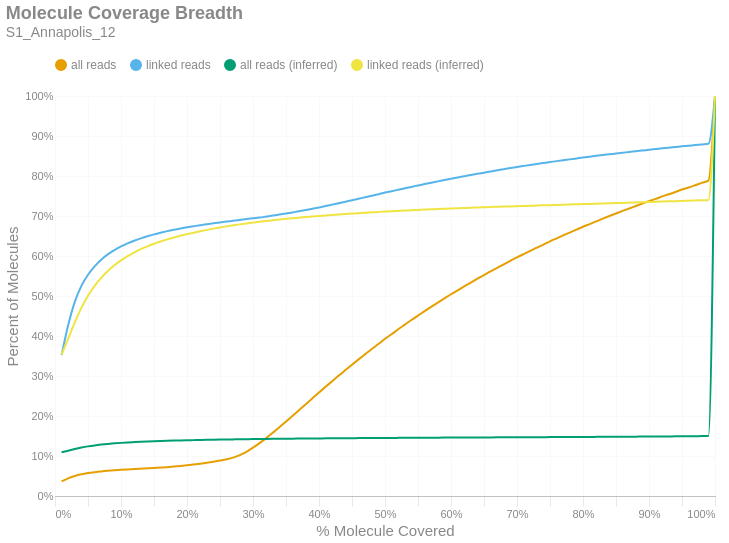

Here is the notebook cell this chart was saved with:
### Markdown cell above
### Molecule Read Coverage
This chart shows molecule coverage breadth as computed by the number of bases aligned to that molecule. In other words, "*how much of each unique long molecule is actually sequenced/aligned?*" Keep in mind there is a distinction between sequences and alignments, since some sequences belonging to a particular molecule may not align well and wouldn't appear in the alignment data. This chart also shows molecule coverage breadth as computed by the *inferred fragment* from which the aligned sequences originate. Unlike read coverage, this calculation takes into account the total insert size, including unsequenced gaps between the forward and reverse reads. Like the previous figures, these are cumulative percents.

### Code cell
if SKIPLR:
    print_html(f"Skipped")
else:
    binned_df = consolidated_hist(valids['coverage_bp'], mask, 0.01, True)
    binned_df_inf = consolidated_hist(valids['coverage_inserts'], mask, 0.01, True)
    binned_df = binned_df.with_columns(pl.lit(binned_df_inf['all reads (cumsum)']).alias('all reads (inferred)'))
    binned_df = binned_df.with_columns(pl.lit(binned_df_inf['linked reads (cumsum)']).alias('linked reads (inferred)'))
    binned_df = binned_df.with_columns(
        (pl.col('bin').cast(pl.Float64) + 0.01).alias('right_edge')
    )

    with SafeRender(binned_df):
        (
            density_plot(binned_df, 'Molecule Coverage Breadth', samplename, 'molcov', ['all reads (inferred)','linked reads (inferred)'])
            .encode(
                #x=alt.X('bin:Q', title="% Molecule Covered").axis(format = '%').scale(padding=0),
                x=alt.X('right_edge:Q', title="% Molecule Covered").axis(format='%').scale(padding=0),
                y=alt.Y('value:Q', title='Percent of Molecules')
                    .axis(format='%')
                    .stack(False)
                    .scale(domainMin=0, padding=0),
                color=alt.Color("key:N").scale(domain = ["all reads", "linked reads", "all reads (inferred)", "linked reads (inferred)"]),
                tooltip = [
                    alt.Tooltip("key:N", title = "Data Type"),
                    alt.Tooltip("range_label:N", title="% Molecule Covered"),
                    alt.Tooltip("value:Q", format = ".2%", title="% Molecules")
                ]
            )
        ).display()

### Figure 1 — Vega-Lite specification as saved in the notebook (floating-point values rounded to 4 significant figures)
{"width": "container", "height": 400, "config": {"title": {"anchor": "start", "dy": -15, "fontSize": 18, "color": "#888888", "subtitleColor": "#888888", "subtitleFontSize": 14}, "arc": {"fill": "#0072B2"}, "axis": {"domainColor": "#888888", "domainWidth": 0.5, "gridWidth": 0.2, "grid": false, "titleFontWeight": 400, "titleFontSize": 15, "labelFontSize": 11, "labelColor": "#888888", "tickColor": "#888888", "tickWidth": 0.2, "titleColor": "#888888"}, "axisBand": {"grid": false}, "axisX": {"grid": true, "tickSize": 10, "domainCap": "round"}, "axisY": {"domain": false, "grid": true, "tickSize": 0, "domainCap": "round"}, "background": "transparent", "header": {"labelFontSize": 15, "labelColor": "#888888", "titleFontSize": 15, "titleFontWeight": 600, "titleColor": "#888888"}, "legend": {"labelFont": "sans-serif", "labelFontSize": 12, "labelColor": "#888888", "symbolSize": 100, "symbolType": "circle", "titleFontSize": 12, "titlePadding": 10, "titleColor": "#888888", "title": null, "orient": "top"}, "range": {"category": ["#E69F00", "#56B4E9", "#009E73", "#F0E442", "#0072B2", "#D55E00", "#CC79A7", "#000000"], "diverging": ["#cfe8f3", "#a2d4ec", "#73bfe2", "#46abdb", "#1696d2", "#12719e"]}, "area": {"fill": "#0072B2", "fillOpacity": 0.7, "line": true, "strokeOpacity": 0.7}, "line": {"color": "#0072B2", "stroke": "#0072B2", "strokeWidth": 2}, "trail": {"color": "#0072B2", "stroke": "#0072B2", "strokeWidth": 0, "size": 1}, "point": {"filled": true, "fillOpacity": 1.0, "size": 95}, "text": {"color": "#888888", "fontSize": 11, "align": "right", "fontWeight": 400, "size": 11}, "bar": {"fill": "#0072B2", "stroke": null}, "view": {"stroke": null, "continuousWidth": 660, "continuousHeight": 400}}, "data": {"name": "data-baf6a26a6a56217ae2dc08efdd5540b5"}, "mark": {"type": "line", "interpolate": "monotone", "point": {"opacity": 0, "size": 275}}, "encoding": {"color": {"field": "key", "scale": {"domain": ["all reads", "linked reads", "all reads (inferred)", "linked reads (inferred)"]}, "type": "nominal"}, "tooltip": [{"field": "key", "title": "Data Type", "type": "nominal"}, {"field": "range_label", "title": "% Molecule Covered", "type": "nominal"}, {"field": "value", "format": ".2%", "title": "% Molecules", "type": "quantitative"}], "x": {"axis": {"format": "%"}, "field": "right_edge", "scale": {"padding": 0}, "title": "% Molecule Covered", "type": "quantitative"}, "y": {"axis": {"format": "%"}, "field": "value", "scale": {"domainMin": 0, "padding": 0}, "stack": false, "title": "Percent of Molecules", "type": "quantitative"}}, "params": [{"name": "param_c36ac31b6afebe62", "select": {"type": "point", "fields": ["key"]}, "bind": "legend"}], "title": {"text": "Molecule Coverage Breadth", "subtitle": "S1_Annapolis_12"}, "transform": [{"fold": ["all reads (cumsum)", "linked reads (cumsum)", "all reads (inferred)", "linked reads (inferred)"]}, {"calculate": "replace(datum.key, ' (cumsum)', '')", "as": "key"}, {"filter": {"param": "param_c36ac31b6afebe62"}}], "usermeta": {"embedOptions": {"downloadFileName": "S1_Annapolis_12.molcov"}}, "$schema": "https://vega.github.io/schema/vega-lite/v6.1.0.json", "datasets": {"data-baf6a26a6a56217ae2dc08efdd5540b5": [{"bin": "0.0", "interval": "0.0-0.01", "all reads": 0.03657, "linked reads": 0.3522, "all reads (cumsum)": 0.03657, "linked reads (cumsum)": 0.3522, "range_label": "0.0-0.01", "all reads (inferred)": 0.1092, "linked reads (inferred)": 0.3534, "right_edge": 0.01}, {"bin": "0.01", "interval": "0.01-0.02", "all reads": 0.007678, "linked reads": 0.07506, "all reads (cumsum)": 0.04425, "linked reads (cumsum)": 0.4273, "range_label": "0.01-0.02", "all reads (inferred)": 0.1133, "linked reads (inferred)": 0.3938, "right_edge": 0.02}, {"bin": "0.02", "interval": "0.02-0.03", "all reads": 0.00593, "linked reads": 0.05803, "all reads (cumsum)": 0.05018, "linked reads (cumsum)": 0.4853, "range_label": "0.02-0.03", "all reads (inferred)": 0.1174, "linked reads (inferred)": 0.4343, "right_edge": 0.03}, {"bin": "0.03", "interval": "0.03-0.04", "all reads": 0.004187, "linked reads": 0.03993, "all reads (cumsum)": 0.05436, "linked reads (cumsum)": 0.5252, "range_label": "0.03-0.04", "all reads (inferred)": 0.121, "linked reads (inferred)": 0.4704, "right_edge": 0.04}, {"bin": "0.04", "interval": "0.04-0.05", "all reads": 0.002946, "linked reads": 0.02795, "all reads (cumsum)": 0.05731, "linked reads (cumsum)": 0.5532, "range_label": "0.04-0.05", "all reads (inferred)": 0.1241, "linked reads (inferred)": 0.5007, "right_edge": 0.05}, {"bin": "0.05", "interval": "0.05-0.06", "all reads": 0.002282, "linked reads": 0.02105, "all reads (cumsum)": 0.05959, "linked reads (cumsum)": 0.5742, "range_label": "0.05-0.06", "all reads (inferred)": 0.1265, "linked reads (inferred)": 0.5254, "right_edge": 0.06}, {"bin": "0.06", "interval": "0.06-0.07", "all reads": 0.001833, "linked reads": 0.01658, "all reads (cumsum)": 0.06142, "linked reads (cumsum)": 0.5908, "range_label": "0.06-0.07", "all reads (inferred)": 0.1285, "linked reads (inferred)": 0.5455, "right_edge": 0.07}, {"bin": "0.07", "interval": "0.07-0.08", "all reads": 0.001492, "linked reads": 0.01329, "all reads (cumsum)": 0.06292, "linked reads (cumsum)": 0.6041, "range_label": "0.07-0.08", "all reads (inferred)": 0.1302, "linked reads (inferred)": 0.5624, "right_edge": 0.08}, {"bin": "0.08", "interval": "0.08-0.09", "all reads": 0.001261, "linked reads": 0.01066, "all reads (cumsum)": 0.06418, "linked reads (cumsum)": 0.6148, "range_label": "0.08-0.09", "all reads (inferred)": 0.1316, "linked reads (inferred)": 0.5769, "right_edge": 0.09}, {"bin": "0.09", "interval": "0.09-0.1", "all reads": 0.00115, "linked reads": 0.009163, "all reads (cumsum)": 0.06533, "linked reads (cumsum)": 0.6239, "range_label": "0.09-0.1", "all reads (inferred)": 0.1328, "linked reads (inferred)": 0.5891, "right_edge": 0.1}, {"bin": "0.1", "interval": "0.1-0.11", "all reads": 0.001008, "linked reads": 0.007541, "all reads (cumsum)": 0.06634, "linked reads (cumsum)": 0.6315, "range_label": "0.1-0.11", "all reads (inferred)": 0.1339, "linked reads (inferred)": 0.5997, "right_edge": 0.11}, {"bin": "0.11", "interval": "0.11-0.12", "all reads": 0.0009589, "linked reads": 0.006732, "all reads (cumsum)": 0.0673, "linked reads (cumsum)": 0.6382, "range_label": "0.11-0.12", "all reads (inferred)": 0.1348, "linked reads (inferred)": 0.6087, "right_edge": 0.12}, {"bin": "0.12", "interval": "0.12-0.13", "all reads": 0.0008897, "linked reads": 0.005899, "all reads (cumsum)": 0.06819, "linked reads (cumsum)": 0.6441, "range_label": "0.12-0.13", "all reads (inferred)": 0.1356, "linked reads (inferred)": 0.617, "right_edge": 0.13}, {"bin": "0.13", "interval": "0.13-0.14", "all reads": 0.0008823, "linked reads": 0.005351, "all reads (cumsum)": 0.06907, "linked reads (cumsum)": 0.6494, "range_label": "0.13-0.14", "all reads (inferred)": 0.1363, "linked reads (inferred)": 0.6242, "right_edge": 0.14}, {"bin": "0.14", "interval": "0.14-0.15", "all reads": 0.0009086, "linked reads": 0.00468, "all reads (cumsum)": 0.06998, "linked reads (cumsum)": 0.6541, "range_label": "0.14-0.15", "all reads (inferred)": 0.1369, "linked reads (inferred)": 0.6307, "right_edge": 0.15}, {"bin": "0.15", "interval": "0.15-0.16", "all reads": 0.001, "linked reads": 0.004059, "all reads (cumsum)": 0.07098, "linked reads (cumsum)": 0.6582, "range_label": "0.15-0.16", "all reads (inferred)": 0.1375, "linked reads (inferred)": 0.6363, "right_edge": 0.16}, {"bin": "0.16", "interval": "0.16-0.17", "all reads": 0.001175, "linked reads": 0.004006, "all reads (cumsum)": 0.07215, "linked reads (cumsum)": 0.6622, "range_label": "0.16-0.17", "all reads (inferred)": 0.138, "linked reads (inferred)": 0.6416, "right_edge": 0.17}, {"bin": "0.17", "interval": "0.17-0.18", "all reads": 0.001364, "linked reads": 0.003529, "all reads (cumsum)": 0.07352, "linked reads (cumsum)": 0.6657, "range_label": "0.17-0.18", "all reads (inferred)": 0.1385, "linked reads (inferred)": 0.6464, "right_edge": 0.18}, {"bin": "0.18", "interval": "0.18-0.19", "all reads": 0.001573, "linked reads": 0.003175, "all reads (cumsum)": 0.07509, "linked reads (cumsum)": 0.6689, "range_label": "0.18-0.19", "all reads (inferred)": 0.1389, "linked reads (inferred)": 0.6508, "right_edge": 0.19}, {"bin": "0.19", "interval": "0.19-0.2", "all reads": 0.001743, "linked reads": 0.002914, "all reads (cumsum)": 0.07683, "linked reads (cumsum)": 0.6718, "range_label": "0.19-0.2", "all reads (inferred)": 0.1393, "linked reads (inferred)": 0.6546, "right_edge": 0.2}, {"bin": "0.2", "interval": "0.2-0.21", "all reads": 0.001935, "linked reads": 0.002692, "all reads (cumsum)": 0.07877, "linked reads (cumsum)": 0.6745, "range_label": "0.2-0.21", "all reads (inferred)": 0.1397, "linked reads (inferred)": 0.6583, "right_edge": 0.21}, {"bin": "0.21", "interval": "0.21-0.22", "all reads": 0.002126, "linked reads": 0.002579, "all reads (cumsum)": 0.08089, "linked reads (cumsum)": 0.6771, "range_label": "0.21-0.22", "all reads (inferred)": 0.14, "linked reads (inferred)": 0.6619, "right_edge": 0.22}, {"bin": "0.22", "interval": "0.22-0.23", "all reads": 0.002312, "linked reads": 0.002324, "all reads (cumsum)": 0.08321, "linked reads (cumsum)": 0.6794, "range_label": "0.22-0.23", "all reads (inferred)": 0.1404, "linked reads (inferred)": 0.6653, "right_edge": 0.23}, {"bin": "0.23", "interval": "0.23-0.24", "all reads": 0.002544, "linked reads": 0.002314, "all reads (cumsum)": 0.08575, "linked reads (cumsum)": 0.6817, "range_label": "0.23-0.24", "all reads (inferred)": 0.1407, "linked reads (inferred)": 0.6685, "right_edge": 0.24}, {"bin": "0.24", "interval": "0.24-0.25", "all reads": 0.002814, "linked reads": 0.002179, "all reads (cumsum)": 0.08856, "linked reads (cumsum)": 0.6839, "range_label": "0.24-0.25", "all reads (inferred)": 0.141, "linked reads (inferred)": 0.6714, "right_edge": 0.25}, {"bin": "0.25", "interval": "0.25-0.26", "all reads": 0.00321, "linked reads": 0.002109, "all reads (cumsum)": 0.09177, "linked reads (cumsum)": 0.686, "range_label": "0.25-0.26", "all reads (inferred)": 0.1413, "linked reads (inferred)": 0.6741, "right_edge": 0.26}, {"bin": "0.26", "interval": "0.26-0.27", "all reads": 0.004232, "linked reads": 0.002017, "all reads (cumsum)": 0.096, "linked reads (cumsum)": 0.688, "range_label": "0.26-0.27", "all reads (inferred)": 0.1415, "linked reads (inferred)": 0.6766, "right_edge": 0.27}, {"bin": "0.27", "interval": "0.27-0.28", "all reads": 0.006198, "linked reads": 0.002059, "all reads (cumsum)": 0.1022, "linked reads (cumsum)": 0.6901, "range_label": "0.27-0.28", "all reads (inferred)": 0.1418, "linked reads (inferred)": 0.679, "right_edge": 0.28}, {"bin": "0.28", "interval": "0.28-0.29", "all reads": 0.008305, "linked reads": 0.002133, "all reads (cumsum)": 0.1105, "linked reads (cumsum)": 0.6922, "range_label": "0.28-0.29", "all reads (inferred)": 0.142, "linked reads (inferred)": 0.6812, "right_edge": 0.29}, {"bin": "0.29", "interval": "0.29-0.3", "all reads": 0.01034, "linked reads": 0.00202, "all reads (cumsum)": 0.1208, "linked reads (cumsum)": 0.6942, "range_label": "0.29-0.3", "all reads (inferred)": 0.1422, "linked reads (inferred)": 0.6834, "right_edge": 0.3}, {"bin": "0.3", "interval": "0.3-0.31", "all reads": 0.01145, "linked reads": 0.001971, "all reads (cumsum)": 0.1323, "linked reads (cumsum)": 0.6962, "range_label": "0.3-0.31", "all reads (inferred)": 0.1424, "linked reads (inferred)": 0.6856, "right_edge": 0.31}, {"bin": "0.31", "interval": "0.31-0.32", "all reads": 0.01243, "linked reads": 0.002391, "all reads (cumsum)": 0.1447, "linked reads (cumsum)": 0.6986, "range_label": "0.31-0.32", "all reads (inferred)": 0.1426, "linked reads (inferred)": 0.6876, "right_edge": 0.32}, {"bin": "0.32", "interval": "0.32-0.33", "all reads": 0.01347, "linked reads": 0.002416, "all reads (cumsum)": 0.1582, "linked reads (cumsum)": 0.701, "range_label": "0.32-0.33", "all reads (inferred)": 0.1428, "linked reads (inferred)": 0.6894, "right_edge": 0.33}, {"bin": "0.33", "interval": "0.33-0.34", "all reads": 0.01367, "linked reads": 0.002494, "all reads (cumsum)": 0.1719, "linked reads (cumsum)": 0.7035, "range_label": "0.33-0.34", "all reads (inferred)": 0.143, "linked reads (inferred)": 0.6911, "right_edge": 0.34}, {"bin": "0.34", "interval": "0.34-0.35", "all reads": 0.01413, "linked reads": 0.002684, "all reads (cumsum)": 0.186, "linked reads (cumsum)": 0.7062, "range_label": "0.34-0.35", "all reads (inferred)": 0.1432, "linked reads (inferred)": 0.6929, "right_edge": 0.35}, {"bin": "0.35", "interval": "0.35-0.36", "all reads": 0.01451, "linked reads": 0.00279, "all reads (cumsum)": 0.2005, "linked reads (cumsum)": 0.709, "range_label": "0.35-0.36", "all reads (inferred)": 0.1433, "linked reads (inferred)": 0.6944, "right_edge": 0.36}, {"bin": "0.36", "interval": "0.36-0.37", "all reads": 0.01447, "linked reads": 0.002858, "all reads (cumsum)": 0.215, "linked reads (cumsum)": 0.7118, "range_label": "0.36-0.37", "all reads (inferred)": 0.1435, "linked reads (inferred)": 0.6959, "right_edge": 0.37}, {"bin": "0.37", "interval": "0.37-0.38", "all reads": 0.01461, "linked reads": 0.003175, "all reads (cumsum)": 0.2296, "linked reads (cumsum)": 0.715, "range_label": "0.37-0.38", "all reads (inferred)": 0.1437, "linked reads (inferred)": 0.6973, "right_edge": 0.38}, {"bin": "0.38", "interval": "0.38-0.39", "all reads": 0.01454, "linked reads": 0.003041, "all reads (cumsum)": 0.2441, "linked reads (cumsum)": 0.7181, "range_label": "0.38-0.39", "all reads (inferred)": 0.1438, "linked reads (inferred)": 0.6988, "right_edge": 0.39}, {"bin": "0.39", "interval": "0.39-0.4", "all reads": 0.01464, "linked reads": 0.003288, "all reads (cumsum)": 0.2588, "linked reads (cumsum)": 0.7213, "range_label": "0.39-0.4", "all reads (inferred)": 0.1439, "linked reads (inferred)": 0.7001, "right_edge": 0.4}, {"bin": "0.4", "interval": "0.4-0.41", "all reads": 0.0141, "linked reads": 0.003416, "all reads (cumsum)": 0.2729, "linked reads (cumsum)": 0.7248, "range_label": "0.4-0.41", "all reads (inferred)": 0.1441, "linked reads (inferred)": 0.7014, "right_edge": 0.41}, {"bin": "0.41", "interval": "0.41-0.42", "all reads": 0.01414, "linked reads": 0.003684, "all reads (cumsum)": 0.287, "linked reads (cumsum)": 0.7284, "range_label": "0.41-0.42", "all reads (inferred)": 0.1442, "linked reads (inferred)": 0.7026, "right_edge": 0.42}, {"bin": "0.42", "interval": "0.42-0.43", "all reads": 0.01411, "linked reads": 0.003592, "all reads (cumsum)": 0.3011, "linked reads (cumsum)": 0.732, "range_label": "0.42-0.43", "all reads (inferred)": 0.1443, "linked reads (inferred)": 0.7038, "right_edge": 0.43}, {"bin": "0.43", "interval": "0.43-0.44", "all reads": 0.01364, "linked reads": 0.003779, "all reads (cumsum)": 0.3147, "linked reads (cumsum)": 0.7358, "range_label": "0.43-0.44", "all reads (inferred)": 0.1445, "linked reads (inferred)": 0.7051, "right_edge": 0.44}, {"bin": "0.44", "interval": "0.44-0.45", "all reads": 0.01354, "linked reads": 0.003592, "all reads (cumsum)": 0.3283, "linked reads (cumsum)": 0.7394, "range_label": "0.44-0.45", "all reads (inferred)": 0.1446, "linked reads (inferred)": 0.7061, "right_edge": 0.45}, {"bin": "0.45", "interval": "0.45-0.46", "all reads": 0.01333, "linked reads": 0.003861, "all reads (cumsum)": 0.3416, "linked reads (cumsum)": 0.7433, "range_label": "0.45-0.46", "all reads (inferred)": 0.1447, "linked reads (inferred)": 0.7071, "right_edge": 0.46}, {"bin": "0.46", "interval": "0.46-0.47", "all reads": 0.01298, "linked reads": 0.003642, "all reads (cumsum)": 0.3546, "linked reads (cumsum)": 0.7469, "range_label": "0.46-0.47", "all reads (inferred)": 0.1448, "linked reads (inferred)": 0.7082, "right_edge": 0.47}, {"bin": "0.47", "interval": "0.47-0.48", "all reads": 0.01295, "linked reads": 0.003734, "all reads (cumsum)": 0.3675, "linked reads (cumsum)": 0.7506, "range_label": "0.47-0.48", "all reads (inferred)": 0.1449, "linked reads (inferred)": 0.7091, "right_edge": 0.48}, {"bin": "0.48", "interval": "0.48-0.49", "all reads": 0.01228, "linked reads": 0.003857, "all reads (cumsum)": 0.3798, "linked reads (cumsum)": 0.7545, "range_label": "0.48-0.49", "all reads (inferred)": 0.145, "linked reads (inferred)": 0.71, "right_edge": 0.49}, {"bin": "0.49", "interval": "0.49-0.5", "all reads": 0.01331, "linked reads": 0.004006, "all reads (cumsum)": 0.3931, "linked reads (cumsum)": 0.7585, "range_label": "0.49-0.5", "all reads (inferred)": 0.1451, "linked reads (inferred)": 0.711, "right_edge": 0.5}, {"bin": "0.5", "interval": "0.5-0.51", "all reads": 0.01123, "linked reads": 0.003465, "all reads (cumsum)": 0.4044, "linked reads (cumsum)": 0.762, "range_label": "0.5-0.51", "all reads (inferred)": 0.1452, "linked reads (inferred)": 0.7119, "right_edge": 0.51}, {"bin": "0.51", "interval": "0.51-0.52", "all reads": 0.01235, "linked reads": 0.003691, "all reads (cumsum)": 0.4167, "linked reads (cumsum)": 0.7657, "range_label": "0.51-0.52", "all reads (inferred)": 0.1453, "linked reads (inferred)": 0.7127, "right_edge": 0.52}, {"bin": "0.52", "interval": "0.52-0.53", "all reads": 0.01167, "linked reads": 0.00373, "all reads (cumsum)": 0.4284, "linked reads (cumsum)": 0.7694, "range_label": "0.52-0.53", "all reads (inferred)": 0.1454, "linked reads (inferred)": 0.7136, "right_edge": 0.53}, {"bin": "0.53", "interval": "0.53-0.54", "all reads": 0.01153, "linked reads": 0.003359, "all reads (cumsum)": 0.4399, "linked reads (cumsum)": 0.7728, "range_label": "0.53-0.54", "all reads (inferred)": 0.1455, "linked reads (inferred)": 0.7144, "right_edge": 0.54}, {"bin": "0.54", "interval": "0.54-0.55", "all reads": 0.01107, "linked reads": 0.003589, "all reads (cumsum)": 0.451, "linked reads (cumsum)": 0.7763, "range_label": "0.54-0.55", "all reads (inferred)": 0.1456, "linked reads (inferred)": 0.7152, "right_edge": 0.55}, {"bin": "0.55", "interval": "0.55-0.56", "all reads": 0.01117, "linked reads": 0.003419, "all reads (cumsum)": 0.4622, "linked reads (cumsum)": 0.7798, "range_label": "0.55-0.56", "all reads (inferred)": 0.1457, "linked reads (inferred)": 0.7159, "right_edge": 0.56}, {"bin": "0.56", "interval": "0.56-0.57", "all reads": 0.01083, "linked reads": 0.003483, "all reads (cumsum)": 0.473, "linked reads (cumsum)": 0.7832, "range_label": "0.56-0.57", "all reads (inferred)": 0.1458, "linked reads (inferred)": 0.7166, "right_edge": 0.57}, {"bin": "0.57", "interval": "0.57-0.58", "all reads": 0.01055, "linked reads": 0.003306, "all reads (cumsum)": 0.4835, "linked reads (cumsum)": 0.7865, "range_label": "0.57-0.58", "all reads (inferred)": 0.1459, "linked reads (inferred)": 0.7174, "right_edge": 0.58}, {"bin": "0.58", "interval": "0.58-0.59", "all reads": 0.01044, "linked reads": 0.00338, "all reads (cumsum)": 0.494, "linked reads (cumsum)": 0.7899, "range_label": "0.58-0.59", "all reads (inferred)": 0.1459, "linked reads (inferred)": 0.7181, "right_edge": 0.59}, {"bin": "0.59", "interval": "0.59-0.6", "all reads": 0.01038, "linked reads": 0.003288, "all reads (cumsum)": 0.5043, "linked reads (cumsum)": 0.7932, "range_label": "0.59-0.6", "all reads (inferred)": 0.146, "linked reads (inferred)": 0.7188, "right_edge": 0.6}, {"bin": "0.6", "interval": "0.6-0.61", "all reads": 0.009767, "linked reads": 0.003214, "all reads (cumsum)": 0.5141, "linked reads (cumsum)": 0.7964, "range_label": "0.6-0.61", "all reads (inferred)": 0.1461, "linked reads (inferred)": 0.7194, "right_edge": 0.61}, {"bin": "0.61", "interval": "0.61-0.62", "all reads": 0.01001, "linked reads": 0.002932, "all reads (cumsum)": 0.5241, "linked reads (cumsum)": 0.7994, "range_label": "0.61-0.62", "all reads (inferred)": 0.1462, "linked reads (inferred)": 0.72, "right_edge": 0.62}, {"bin": "0.62", "interval": "0.62-0.63", "all reads": 0.009559, "linked reads": 0.003094, "all reads (cumsum)": 0.5337, "linked reads (cumsum)": 0.8025, "range_label": "0.62-0.63", "all reads (inferred)": 0.1463, "linked reads (inferred)": 0.7206, "right_edge": 0.63}, {"bin": "0.63", "interval": "0.63-0.64", "all reads": 0.009491, "linked reads": 0.002978, "all reads (cumsum)": 0.5432, "linked reads (cumsum)": 0.8054, "range_label": "0.63-0.64", "all reads (inferred)": 0.1464, "linked reads (inferred)": 0.7213, "right_edge": 0.64}, {"bin": "0.64", "interval": "0.64-0.65", "all reads": 0.009113, "linked reads": 0.002893, "all reads (cumsum)": 0.5523, "linked reads (cumsum)": 0.8083, "range_label": "0.64-0.65", "all reads (inferred)": 0.1464, "linked reads (inferred)": 0.7219, "right_edge": 0.65}, {"bin": "0.65", "interval": "0.65-0.66", "all reads": 0.00948, "linked reads": 0.002928, "all reads (cumsum)": 0.5618, "linked reads (cumsum)": 0.8113, "range_label": "0.65-0.66", "all reads (inferred)": 0.1465, "linked reads (inferred)": 0.7225, "right_edge": 0.66}, {"bin": "0.66", "interval": "0.66-0.67", "all reads": 0.008818, "linked reads": 0.002903, "all reads (cumsum)": 0.5706, "linked reads (cumsum)": 0.8142, "range_label": "0.66-0.67", "all reads (inferred)": 0.1466, "linked reads (inferred)": 0.7231, "right_edge": 0.67}, {"bin": "0.67", "interval": "0.67-0.68", "all reads": 0.008757, "linked reads": 0.002798, "all reads (cumsum)": 0.5793, "linked reads (cumsum)": 0.817, "range_label": "0.67-0.68", "all reads (inferred)": 0.1467, "linked reads (inferred)": 0.7236, "right_edge": 0.68}, {"bin": "0.68", "interval": "0.68-0.69", "all reads": 0.008566, "linked reads": 0.002798, "all reads (cumsum)": 0.5879, "linked reads (cumsum)": 0.8198, "range_label": "0.68-0.69", "all reads (inferred)": 0.1467, "linked reads (inferred)": 0.724, "right_edge": 0.69}, {"bin": "0.69", "interval": "0.69-0.7", "all reads": 0.008669, "linked reads": 0.002769, "all reads (cumsum)": 0.5966, "linked reads (cumsum)": 0.8225, "range_label": "0.69-0.7", "all reads (inferred)": 0.1468, "linked reads (inferred)": 0.7245, "right_edge": 0.7}, {"bin": "0.7", "interval": "0.7-0.71", "all reads": 0.008158, "linked reads": 0.002564, "all reads (cumsum)": 0.6047, "linked reads (cumsum)": 0.8251, "range_label": "0.7-0.71", "all reads (inferred)": 0.1469, "linked reads (inferred)": 0.725, "right_edge": 0.71}, {"bin": "0.71", "interval": "0.71-0.72", "all reads": 0.008015, "linked reads": 0.002561, "all reads (cumsum)": 0.6127, "linked reads (cumsum)": 0.8276, "range_label": "0.71-0.72", "all reads (inferred)": 0.147, "linked reads (inferred)": 0.7255, "right_edge": 0.72}, {"bin": "0.72", "interval": "0.72-0.73", "all reads": 0.008103, "linked reads": 0.002483, "all reads (cumsum)": 0.6208, "linked reads (cumsum)": 0.8301, "range_label": "0.72-0.73", "all reads (inferred)": 0.147, "linked reads (inferred)": 0.7261, "right_edge": 0.73}, {"bin": "0.73", "interval": "0.73-0.74", "all reads": 0.007726, "linked reads": 0.002335, "all reads (cumsum)": 0.6286, "linked reads (cumsum)": 0.8325, "range_label": "0.73-0.74", "all reads (inferred)": 0.1471, "linked reads (inferred)": 0.7266, "right_edge": 0.74}, {"bin": "0.74", "interval": "0.74-0.75", "all reads": 0.008105, "linked reads": 0.002324, "all reads (cumsum)": 0.6367, "linked reads (cumsum)": 0.8348, "range_label": "0.74-0.75", "all reads (inferred)": 0.1472, "linked reads (inferred)": 0.7272, "right_edge": 0.75}, {"bin": "0.75", "interval": "0.75-0.76", "all reads": 0.007314, "linked reads": 0.002409, "all reads (cumsum)": 0.644, "linked reads (cumsum)": 0.8372, "range_label": "0.75-0.76", "all reads (inferred)": 0.1473, "linked reads (inferred)": 0.7277, "right_edge": 0.76}, {"bin": "0.76", "interval": "0.76-0.77", "all reads": 0.007384, "linked reads": 0.002296, "all reads (cumsum)": 0.6514, "linked reads (cumsum)": 0.8395, "range_label": "0.76-0.77", "all reads (inferred)": 0.1474, "linked reads (inferred)": 0.7283, "right_edge": 0.77}, {"bin": "0.77", "interval": "0.77-0.78", "all reads": 0.007222, "linked reads": 0.00208, "all reads (cumsum)": 0.6586, "linked reads (cumsum)": 0.8416, "range_label": "0.77-0.78", "all reads (inferred)": 0.1475, "linked reads (inferred)": 0.7288, "right_edge": 0.78}, {"bin": "0.78", "interval": "0.78-0.79", "all reads": 0.007182, "linked reads": 0.002268, "all reads (cumsum)": 0.6658, "linked reads (cumsum)": 0.8438, "range_label": "0.78-0.79", "all reads (inferred)": 0.1476, "linked reads (inferred)": 0.7293, "right_edge": 0.79}, {"bin": "0.79", "interval": "0.79-0.8", "all reads": 0.007396, "linked reads": 0.002317, "all reads (cumsum)": 0.6732, "linked reads (cumsum)": 0.8462, "range_label": "0.79-0.8", "all reads (inferred)": 0.1476, "linked reads (inferred)": 0.7297, "right_edge": 0.8}, {"bin": "0.8", "interval": "0.8-0.81", "all reads": 0.006679, "linked reads": 0.002073, "all reads (cumsum)": 0.6799, "linked reads (cumsum)": 0.8482, "range_label": "0.8-0.81", "all reads (inferred)": 0.1477, "linked reads (inferred)": 0.7302, "right_edge": 0.81}, {"bin": "0.81", "interval": "0.81-0.82", "all reads": 0.006738, "linked reads": 0.002141, "all reads (cumsum)": 0.6866, "linked reads (cumsum)": 0.8504, "range_label": "0.81-0.82", "all reads (inferred)": 0.1478, "linked reads (inferred)": 0.7308, "right_edge": 0.82}, {"bin": "0.82", "interval": "0.82-0.83", "all reads": 0.006783, "linked reads": 0.002052, "all reads (cumsum)": 0.6934, "linked reads (cumsum)": 0.8524, "range_label": "0.82-0.83", "all reads (inferred)": 0.1479, "linked reads (inferred)": 0.7313, "right_edge": 0.83}, {"bin": "0.83", "interval": "0.83-0.84", "all reads": 0.006557, "linked reads": 0.001925, "all reads (cumsum)": 0.6999, "linked reads (cumsum)": 0.8544, "range_label": "0.83-0.84", "all reads (inferred)": 0.148, "linked reads (inferred)": 0.7318, "right_edge": 0.84}, {"bin": "0.84", "interval": "0.84-0.85", "all reads": 0.006334, "linked reads": 0.001971, "all reads (cumsum)": 0.7063, "linked reads (cumsum)": 0.8563, "range_label": "0.84-0.85", "all reads (inferred)": 0.1481, "linked reads (inferred)": 0.7323, "right_edge": 0.85}, {"bin": "0.85", "interval": "0.85-0.86", "all reads": 0.006408, "linked reads": 0.001893, "all reads (cumsum)": 0.7127, "linked reads (cumsum)": 0.8582, "range_label": "0.85-0.86", "all reads (inferred)": 0.1482, "linked reads (inferred)": 0.7328, "right_edge": 0.86}, {"bin": "0.86", "interval": "0.86-0.87", "all reads": 0.006081, "linked reads": 0.00178, "all reads (cumsum)": 0.7188, "linked reads (cumsum)": 0.86, "range_label": "0.86-0.87", "all reads (inferred)": 0.1483, "linked reads (inferred)": 0.7333, "right_edge": 0.87}, {"bin": "0.87", "interval": "0.87-0.88", "all reads": 0.006301, "linked reads": 0.001936, "all reads (cumsum)": 0.7251, "linked reads (cumsum)": 0.8619, "range_label": "0.87-0.88", "all reads (inferred)": 0.1484, "linked reads (inferred)": 0.7339, "right_edge": 0.88}, {"bin": "0.88", "interval": "0.88-0.89", "all reads": 0.005977, "linked reads": 0.001837, "all reads (cumsum)": 0.731, "linked reads (cumsum)": 0.8638, "range_label": "0.88-0.89", "all reads (inferred)": 0.1485, "linked reads (inferred)": 0.7344, "right_edge": 0.89}, {"bin": "0.89", "interval": "0.89-0.9", "all reads": 0.006065, "linked reads": 0.001805, "all reads (cumsum)": 0.7371, "linked reads (cumsum)": 0.8656, "range_label": "0.89-0.9", "all reads (inferred)": 0.1486, "linked reads (inferred)": 0.735, "right_edge": 0.9}, {"bin": "0.9", "interval": "0.9-0.91", "all reads": 0.005604, "linked reads": 0.001837, "all reads (cumsum)": 0.7427, "linked reads (cumsum)": 0.8674, "range_label": "0.9-0.91", "all reads (inferred)": 0.1487, "linked reads (inferred)": 0.7356, "right_edge": 0.91}, {"bin": "0.91", "interval": "0.91-0.92", "all reads": 0.006369, "linked reads": 0.001685, "all reads (cumsum)": 0.7491, "linked reads (cumsum)": 0.8691, "range_label": "0.91-0.92", "all reads (inferred)": 0.1489, "linked reads (inferred)": 0.7362, "right_edge": 0.92}, {"bin": "0.92", "interval": "0.92-0.93", "all reads": 0.005346, "linked reads": 0.001819, "all reads (cumsum)": 0.7544, "linked reads (cumsum)": 0.8709, "range_label": "0.92-0.93", "all reads (inferred)": 0.149, "linked reads (inferred)": 0.7367, "right_edge": 0.93}, {"bin": "0.93", "interval": "0.93-0.94", "all reads": 0.005687, "linked reads": 0.001568, "all reads (cumsum)": 0.7601, "linked reads (cumsum)": 0.8725, "range_label": "0.93-0.94", "all reads (inferred)": 0.1491, "linked reads (inferred)": 0.7371, "right_edge": 0.94}, {"bin": "0.94", "interval": "0.94-0.95", "all reads": 0.006041, "linked reads": 0.001639, "all reads (cumsum)": 0.7661, "linked reads (cumsum)": 0.8741, "range_label": "0.94-0.95", "all reads (inferred)": 0.1492, "linked reads (inferred)": 0.7376, "right_edge": 0.95}, {"bin": "0.95", "interval": "0.95-0.96", "all reads": 0.004967, "linked reads": 0.001537, "all reads (cumsum)": 0.7711, "linked reads (cumsum)": 0.8757, "range_label": "0.95-0.96", "all reads (inferred)": 0.1494, "linked reads (inferred)": 0.7381, "right_edge": 0.96}, {"bin": "0.96", "interval": "0.96-0.97", "all reads": 0.005772, "linked reads": 0.001642, "all reads (cumsum)": 0.7769, "linked reads (cumsum)": 0.8773, "range_label": "0.96-0.97", "all reads (inferred)": 0.1495, "linked reads (inferred)": 0.7388, "right_edge": 0.97}, {"bin": "0.97", "interval": "0.97-0.98", "all reads": 0.005884, "linked reads": 0.001491, "all reads (cumsum)": 0.7828, "linked reads (cumsum)": 0.8788, "range_label": "0.97-0.98", "all reads (inferred)": 0.1497, "linked reads (inferred)": 0.7394, "right_edge": 0.98}, {"bin": "0.98", "interval": "0.98-0.99", "all reads": 0.005606, "linked reads": 0.001664, "all reads (cumsum)": 0.7884, "linked reads (cumsum)": 0.8805, "range_label": "0.98-0.99", "all reads (inferred)": 0.1499, "linked reads (inferred)": 0.7402, "right_edge": 0.99}, {"bin": "0.99", "interval": "0.99-1.0", "all reads": 0.2116, "linked reads": 0.1195, "all reads (cumsum)": 1.0, "linked reads (cumsum)": 1.0, "range_label": "0.99-1.0", "all reads (inferred)": 1.0, "linked reads (inferred)": 1.0, "right_edge": 1.0}]}}
